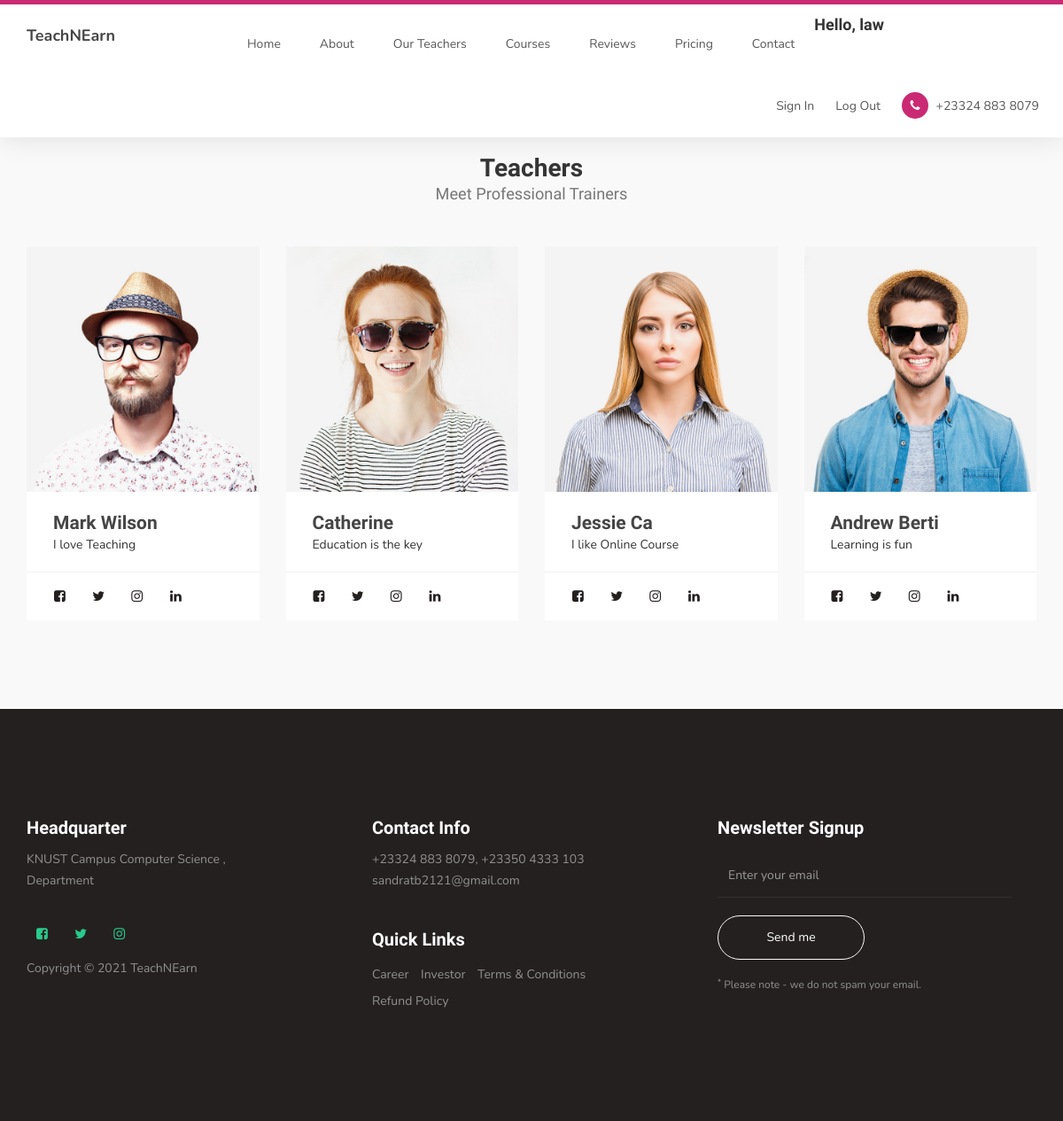
Screenshot of /team/ (signed in) with the database file from the repository.
### new/models.py (models this page shows, shortened)
class Team(models.Model):
    name = models.CharField(max_length=70)
    tagline = models.CharField(max_length=20)
    picture = models.ImageField(upload_to='images/')

### new/views.py (the view)
# urls.py: path('team/', views.team, name="team"),
@login_required(login_url='signin')
def team(request):
    teams = Team.objects.all()
    context = {'teams': teams}
    return render(request, 'team.html', context)

### templates/team.html
{% extends 'base.html' %}
{% load static %}
{% block content %}
      <section id="team">
          <div class="container">
              <div class="row">
                  <div class="col-md-12 col-sm-12">
                      <div class="section-title">
                          <h2>Teachers <small>Meet Professional Trainers</small></h2>
                      </div>
                  </div>
                {% for team in teams %}
                    <div class="col-md-3 col-sm-6">
                      <div class="team-thumb">
                          <div class="team-image">
                              <img src="{{team.picture.url}}" class="img-responsive" alt="">
                          </div>
                          <div class="team-info">
                              <h3>{{team.name}}</h3>
                              <span>{{team.tagline}}</span>
                          </div>
                          <ul class="social-icon">
                              <li><a href="#" class="fa fa-facebook-square" attr="facebook icon"></a></li>
                              <li><a href="#" class="fa fa-twitter"></a></li>
                              <li><a href="#" class="fa fa-instagram"></a></li>
                              <li><a href="#" class="fa fa-linkedin"></a></li>
                          </ul>
                      </div>
                  </div>
                {% endfor %}
              </div>
          </div>
      </section>
{% endblock content %}

### templates/base.html (shortened to what this page needs)
<!DOCTYPE html>
{% load static %}
<html lang="en">
<head>
     <link rel="stylesheet" href="{% static 'css/bootstrap.min.css' %}">
     <link rel="stylesheet" href="{% static 'css/font-awesome.min.css' %}">
     <link rel="stylesheet" href="{% static 'css/owl.carousel.css' %}">
     <link rel="stylesheet" href="{% static 'css/owl.theme.default.min.css' %}">
     <link rel="stylesheet" href="{% static 'css/index.css' %}">
</head>
<body id="top" data-spy="scroll" data-target=".navbar-collapse" data-offset="50">
     <section class="navbar custom-navbar navbar-fixed-top" role="navigation">
          <div class="container">
               <div class="navbar-header">
                    <a href="#" class="navbar-brand">TeachNEarn</a>
               </div>
               <div class="collapse navbar-collapse">
                    <ul class="nav navbar-nav navbar-nav-first">
                         <li><a href="{% url 'index' %}" class="smoothScroll">Home</a></li>
                         <li><a href="{% url 'about' %}" class="smoothScroll">About</a></li>
                         <li><a href="{% url 'team' %}" class="smoothScroll">Our Teachers</a></li>
                         <li><a href="{% url 'courses' %}" class="smoothScroll">Courses</a></li>
                         <li><a href="{% url 'reviews' %}" class="smoothScroll">Reviews</a></li>
                         <li><a href="{% url 'pricing' %}" class="smoothScroll">Pricing</a></li>
                         <li><a href="{% url 'contact' %}" class="smoothScroll">Contact</a></li>
                    </ul>
                    <span><h4 class="txt4">Hello, {{request.user}}</h4></span>
                    <ul class="nav navbar-nav navbar-right">
                        <li><a href="{% url 'signin' %}" class="smoothScroll">Sign In</a></li>
                        <li><a href="{% url 'logoutUser' %}" class="smoothScroll">Log Out</a></li>
                        <li><a href="#"><i class="fa fa-phone"></i> +23324 883 8079</a></li>
                    </ul>
               </div>
          </div>
     </section>
{% block content %}
{% endblock content %}
     <footer id="footer">
          <div class="container">
               <div class="row">
                    <div class="col-md-4 col-sm-6">
                         <div class="footer-info">
                              <div class="section-title">
                                   <h2>Headquarter</h2>
                              </div>
                              <address>
                                   <p>KNUST Campus Computer Science ,<br> Department </p>
                              </address>
                              <ul class="social-icon">
                                   <li><a href="#" class="fa fa-facebook-square" attr="facebook icon"></a></li>
                                   <li><a href="#" class="fa fa-twitter"></a></li>
                                   <li><a href="#" class="fa fa-instagram"></a></li>
                              </ul>
                              <div class="copyright-text">
                                   <p>Copyright &copy; 2021 TeachNEarn</p>
                              </div>
                         </div>
                    </div>
                    <div class="col-md-4 col-sm-6">
                         <div class="footer-info">
                              <div class="section-title">
                                   <h2>Contact Info</h2>
                              </div>
                              <address>
                                   <p>+23324 883 8079, +23350 4333 103</p>
                                   <p><a href="mailto:sandratb2121@gmail.com">sandratb2121@gmail.com</a></p>
                              </address>
                              <div class="footer_menu">
                                   <h2>Quick Links</h2>
                                   <ul>
                                        <li><a href="#">Career</a></li>
                                        <li><a href="#">Investor</a></li>
                                        <li><a href="#">Terms & Conditions</a></li>
                                        <li><a href="#">Refund Policy</a></li>
                                   </ul>
                              </div>
                         </div>
                    </div>
                    <div class="col-md-4 col-sm-12">
                         <div class="footer-info newsletter-form">
                              <div class="section-title">
                                   <h2>Newsletter Signup</h2>
                              </div>
                              <div>
                                   <div class="form-group">
                                        <form action="#" method="get">
                                             <input type="email" class="form-control" placeholder="Enter your email" name="email" id="email" required="">
                                             <input type="submit" class="form-control" name="submit" id="form-submit" value="Send me">
                                        </form>
                                        <span><sup>*</sup> Please note - we do not spam your email.</span>
                                   </div>
                              </div>
                         </div>
                    </div>
               </div>
          </div>
     </footer>
</body>
</html>

### static_in_project/css/index.css (style rules this page uses)
body { background: #ffffff; font-family: 'Nunito', sans-serif; overflow-x: hidden; padding-top: 70px; }
h1,h2,h3,h4,h5,h6 { font-family: 'Muli', sans-serif; font-weight: bold; line-height: inherit; }
h2 { color: #353535; font-size: 2em; padding-bottom: 10px; }
h3 { font-size: 1.5em; margin-bottom: 0; }
h3, h3 a { color: #454545; }
p { color: #757575; font-size: 14px; font-weight: normal; line-height: 24px; }
html { -webkit-font-smoothing: antialiased; }
a { color: #252525; -webkit-transition: 0.5s; transition: 0.5s; text-decoration: none !important; }
a, input, button, .form-control { -webkit-transition: 0.5s; transition: 0.5s; }
.section-title { padding-bottom: 40px; }
.section-title h2 { margin: 0; }
.section-title small { display: block; }
section { position: relative; padding: 100px 0; }
#team, #testimonial { background: #f9f9f9; }
#team, #testimonial { text-align: center; }
.custom-navbar { background: #ffffff; border-top: 5px solid #ca2974; border-bottom: 0; -webkit-box-shadow: 0 1px 30px rgba(0, 0, 0, 0.1); -moz-box-shadow: 0 1px 30px rgba(0, 0, 0, 0.1); box-shadow: 0 1px 30px rgba(0, 0, 0, 0.1); padding: 12px 0; margin-bottom: 0; padding: 0; }
.custom-navbar .navbar-brand { color: #454545; font-size: 18px; font-weight: bold; line-height: 40px; }
.custom-navbar .navbar-nav.navbar-nav-first { margin-left: 8em; }
.custom-navbar .navbar-nav.navbar-right li a { padding-right: 12px; padding-left: 12px; }
.custom-navbar .navbar-nav.navbar-right li a .fa { background: #ca2974; border-radius: 100%; color: #ffffff; width: 30px; height: 30px; line-height: 30px; text-align: center; display: inline-block; margin-right: 5px; }
.custom-navbar .nav li a { line-height: 40px; color: #575757; padding-right: 22px; padding-left: 22px; }
.team-thumb { background: #ffffff; position: relative; overflow: hidden; text-align: left; }
.team-info { padding: 20px 30px; }
.team-image img { width: 100%; }
.team-thumb .social-icon { border-top: 1px solid #f0f0f0; padding: 4px 20px 0 20px; }
.team-thumb .social-icon li a { background: #ffffff; color: #252020; }
.team-info h3 { margin: 0; }
footer { background: #252020; padding: 120px 0; }
footer .section-title { padding-bottom: 10px; }
footer h2 { font-size: 20px; }
footer a, footer p { color: #909090; }
footer address p { margin-bottom: 0; }
footer .social-icon { margin-top: 25px; }
.footer-info { margin-right: 2em; }
.footer-info h2 { color: #ffffff; padding: 0; }
.footer_menu h2 { margin-top: 2em; }
.footer_menu ul { margin: 0; padding: 0; }
.footer_menu li { display: inline-block; list-style: none; margin: 5px 10px 5px 0; }
.newsletter-form .form-control { background: transparent; border-radius: 0; box-shadow: none; border: 0; border-bottom: 1px solid #303030; height: 50px; margin: 5px 0; }
.newsletter-form input[type="submit"] { background: transparent; border: 1px solid #f9f9f9; border-radius: 50px; color: #ffffff; display: block; margin-top: 20px; outline: none; width: 50%; }
.newsletter-form .form-group span { color: #909090; display: block; font-size: 12px; margin-top: 20px; }
.social-icon { position: relative; padding: 0; margin: 0; }
.social-icon li { display: inline-block; list-style: none; margin-bottom: 5px; }
.social-icon li a { border-radius: 100px; color: #29ca8e; font-size: 15px; width: 35px; height: 35px; line-height: 35px; text-decoration: none; text-align: center; transition: all 0.4s ease-in-out; position: relative; margin: 5px 5px 5px 0; }

### rows the page displays
Team: picture (picture), name "Mark Wilson", tagline "I love Teaching"
Team: picture (picture), name "Catherine", tagline "Education is the key"
Team: picture (picture), name "Jessie Ca", tagline "I like Online Course"
Team: picture (picture), name "Andrew Berti", tagline "Learning is fun"

### other values shown
{{ request.user }} "law"
